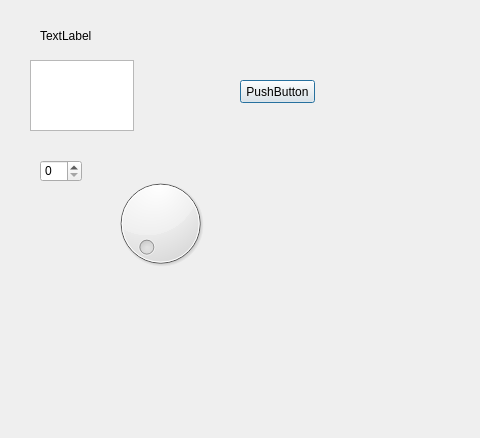
<?xml version="1.0" encoding="UTF-8"?>
<ui version="4.0">
 <class>Dialog</class>
 <widget class="QDialog" name="Dialog">
  <property name="geometry">
   <rect>
    <x>0</x>
    <y>0</y>
    <width>480</width>
    <height>438</height>
   </rect>
  </property>
  <property name="windowTitle">
   <string>Dialog</string>
  </property>
  <widget class="QLabel" name="label">
   <property name="geometry">
    <rect>
     <x>40</x>
     <y>30</y>
     <width>56</width>
     <height>12</height>
    </rect>
   </property>
   <property name="text">
    <string>TextLabel</string>
   </property>
  </widget>
  <widget class="QPushButton" name="pushButton">
   <property name="geometry">
    <rect>
     <x>240</x>
     <y>80</y>
     <width>75</width>
     <height>23</height>
    </rect>
   </property>
   <property name="text">
    <string>PushButton</string>
   </property>
  </widget>
  <widget class="QTextEdit" name="textEdit">
   <property name="geometry">
    <rect>
     <x>30</x>
     <y>60</y>
     <width>104</width>
     <height>71</height>
    </rect>
   </property>
  </widget>
  <widget class="QSpinBox" name="spinBox">
   <property name="geometry">
    <rect>
     <x>40</x>
     <y>160</y>
     <width>42</width>
     <height>22</height>
    </rect>
   </property>
  </widget>
  <widget class="QDial" name="dial">
   <property name="geometry">
    <rect>
     <x>110</x>
     <y>173</y>
     <width>101</width>
     <height>101</height>
    </rect>
   </property>
  </widget>
 </widget>
 <resources/>
 <connections/>
</ui>
